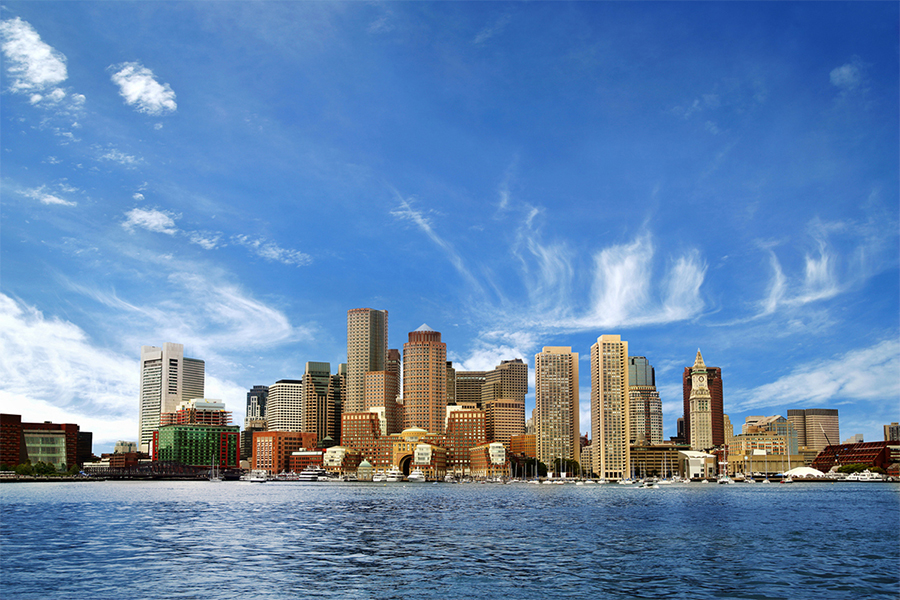
#> input picture Projects/ImgProcessingGUI/images/boston-skyline.jpg, 900 x 600 px
$ python -i adv_img_processing.py   (imports and definitions only)
#> lines starting #> are read from the running program, lines starting #| are printed output that depends on the picture
#!/usr/bin/python
#adv_img_processing.py

'''Holds functions that preform specific advanced tasks related to changing images'''

__version__ = "1.0.0"
__author__ = 'Gregory Chekler'

from PIL import Image
import random

# [106 lines left out: functions edge_detection, draw, frame, not called in this run]

def copies(image_path):
    """takes an image and creates smaller altered copies stacked together

    :param image_path: the original image
    :return: the altered image
    """
#> called with image_path = 'images/boston-skyline.jpg'
    img = Image.open(str(image_path))
#> img is the input picture: PIL image 900x600 RGB; mean R, G, B 99.2, 133.2, 173.9
    width, height = img.size
#> width = 900; height = 600

    #used for greyscale
    avg = 0

    #altered values to create smaller versions
    width = width//2
#> width = 450
    height = height//2
#> height = 300
    img = img.resize((width, height))
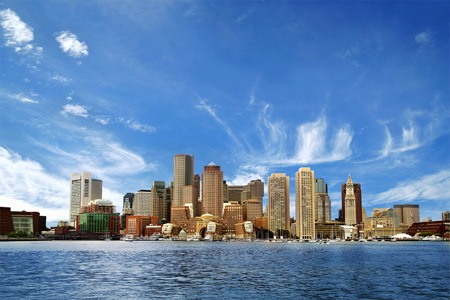
#> img: PIL image 450x300 RGB; mean R, G, B 99.2, 133.2, 173.9

    rgb = img.convert('RGB')

    width = rgb.size[0]
    height = rgb.size[1]

    new_image = Image.new("RGBA", (2*width, 2*height), "blue")
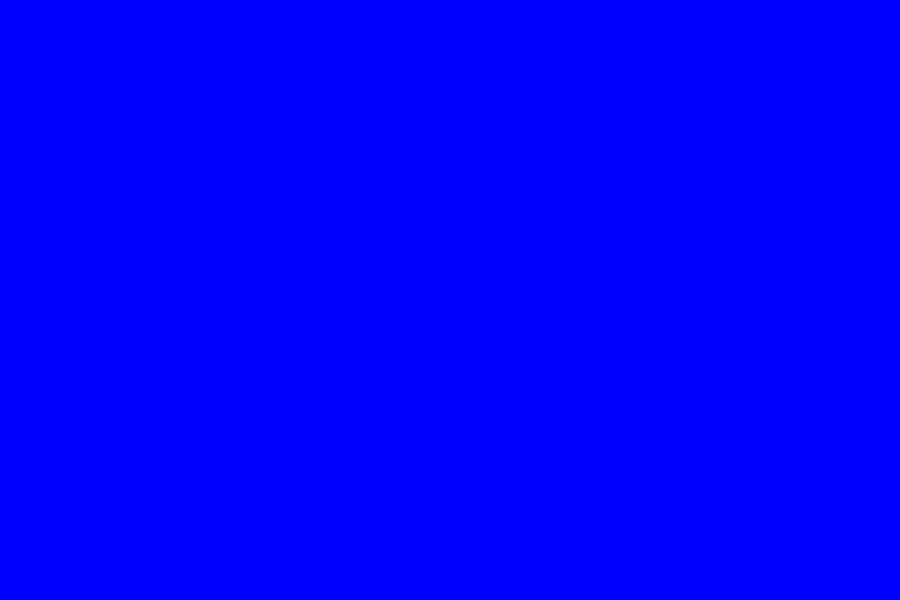
#> new_image: PIL image 900x600 RGBA; mean R, G, B, A 0, 0, 255, 255

    #top left picture
    for col in range(width):
        for row in range(height):
            current_pixel = img.getpixel((col, row))

            red_amt = current_pixel[0]
            green_amt = current_pixel[1]
            blue_amt = current_pixel[2]

            r = red_amt
            g = green_amt
            b = blue_amt

            new_image.putpixel((col, row), (r, g, b))
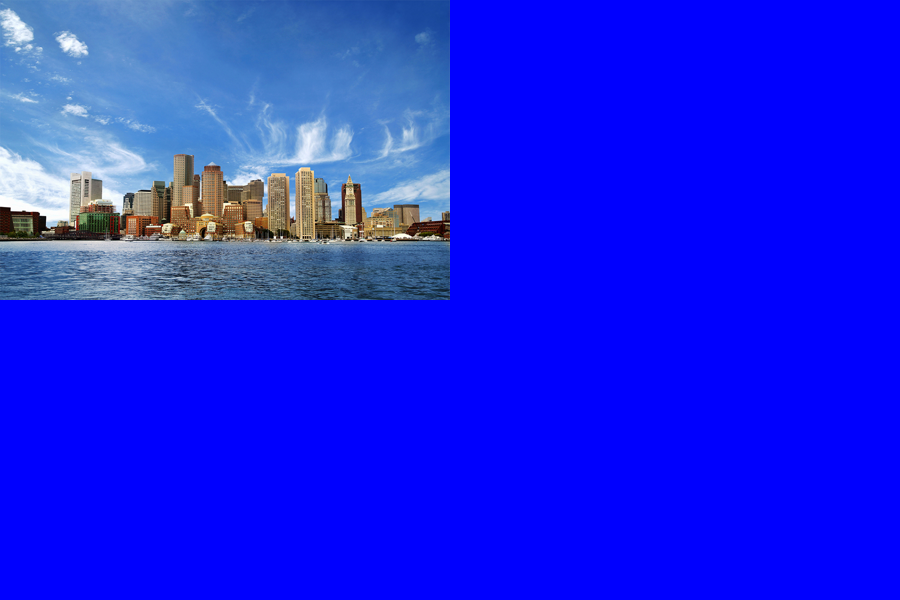
#> new_image: PIL image 900x600 RGBA; mean R, G, B, A 24.8, 33.3, 234.7, 255
    #top right picture
    for col in range(width):
        for row in range(height):
            current_pixel = img.getpixel((col, row))

            red_amt = current_pixel[0]
            green_amt = current_pixel[1]
            blue_amt = current_pixel[2]

            #these are random values that create a nice image
            r = red_amt + 100
            g = green_amt - 55
            b = blue_amt - 135

            new_image.putpixel((col + width, row), (r, g, b))
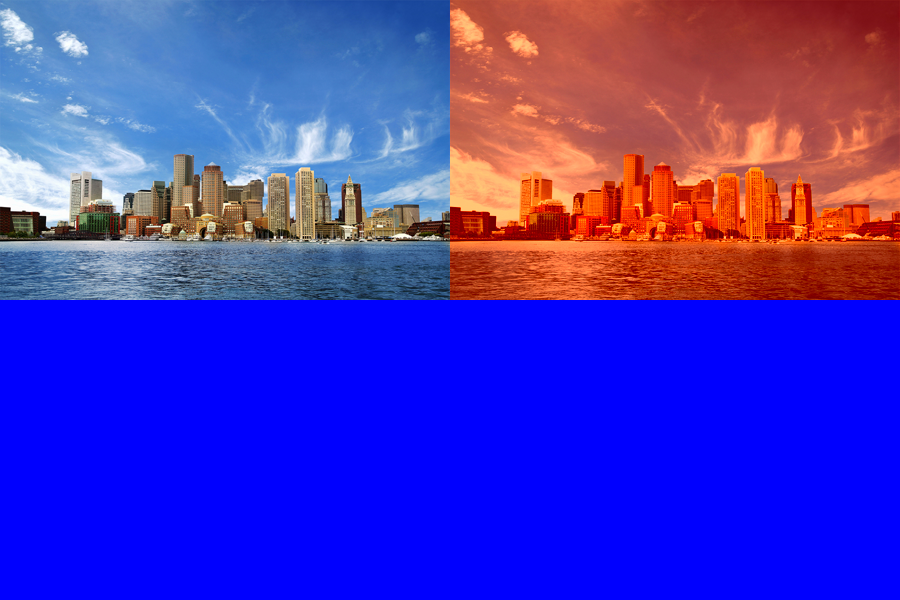
#> new_image: PIL image 900x600 RGBA; mean R, G, B, A 73.3, 53, 183.5, 255

    #bottom left picture
    for col in range(width):
        for row in range(height):
            current_pixel = img.getpixel((col, row))

            red_amt = current_pixel[0]
            green_amt = current_pixel[1]
            blue_amt = current_pixel[2]

            r = red_amt
            g = green_amt
            b = blue_amt
            avg = (r + g + b) // 3  # calculation to get the average value

            new_image.putpixel((col, row + height), (avg, avg, avg))
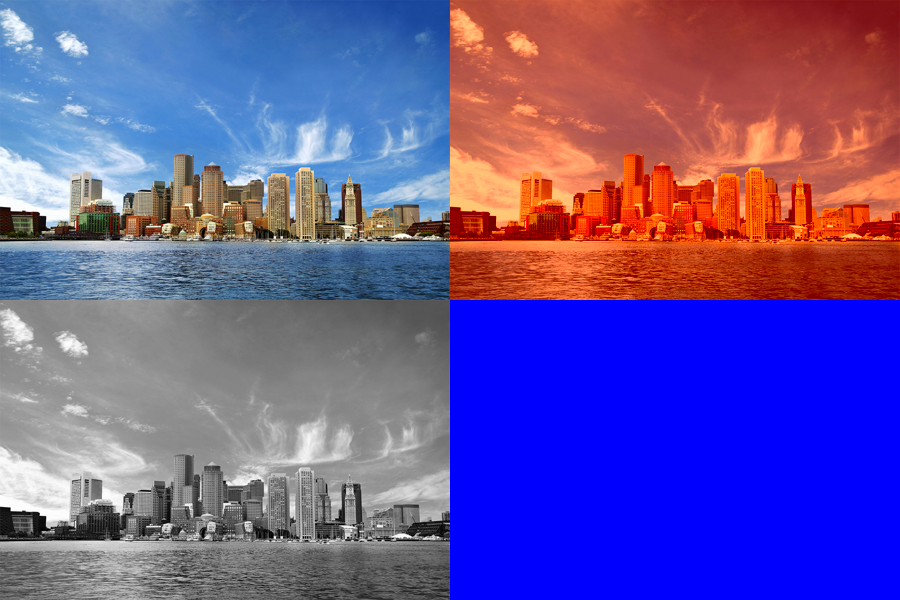
#> new_image: PIL image 900x600 RGBA; mean R, G, B, A 107, 86.8, 153.5, 255
    #bottom right picture
    for col in range(width):
        for row in range(height):
            current_pixel = img.getpixel((col, row))

            red_amt = current_pixel[0]
            green_amt = current_pixel[1]
            blue_amt = current_pixel[2]

            r = red_amt + random.randint(-128, 128) #random number
            g = green_amt + random.randint(-128, 128) #random number
            b = blue_amt + random.randint(-128, 128) #random number

            #it takes the origional length and then substracts
            # the column - 1 in order to get pixel to the opposite side
            new_image.putpixel((width - col - 1 + width, row + height), (r, g, b))
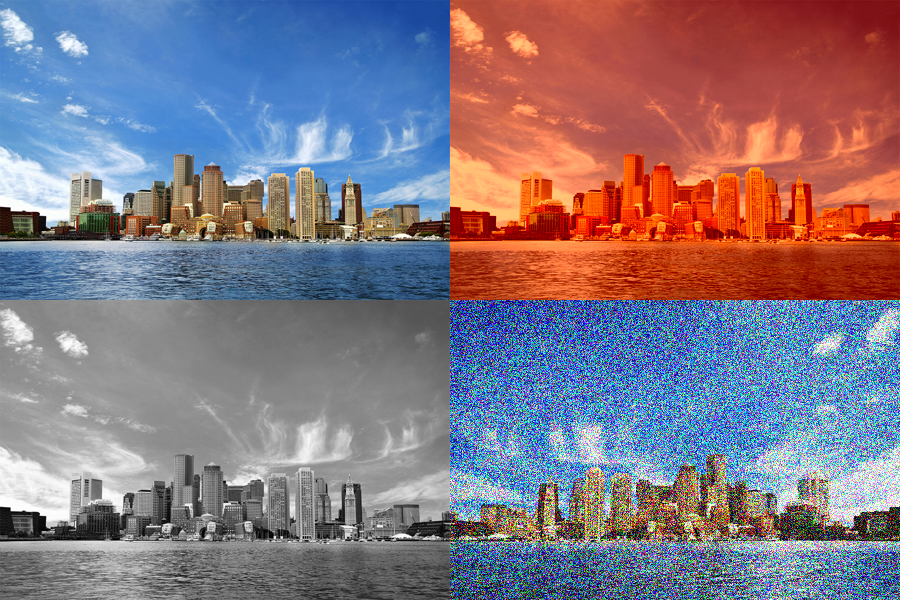
#> new_image: PIL image 900x600 RGBA; mean R, G, B, A 132.7, 119.9, 131.4, 255
    return new_image

# [107 lines left out: functions sepia, motion_blur, not called in this run]

>>> result = copies('images/boston-skyline.jpg')

$ run again, on Projects/ImgProcessingGUI/images/boston.jpg
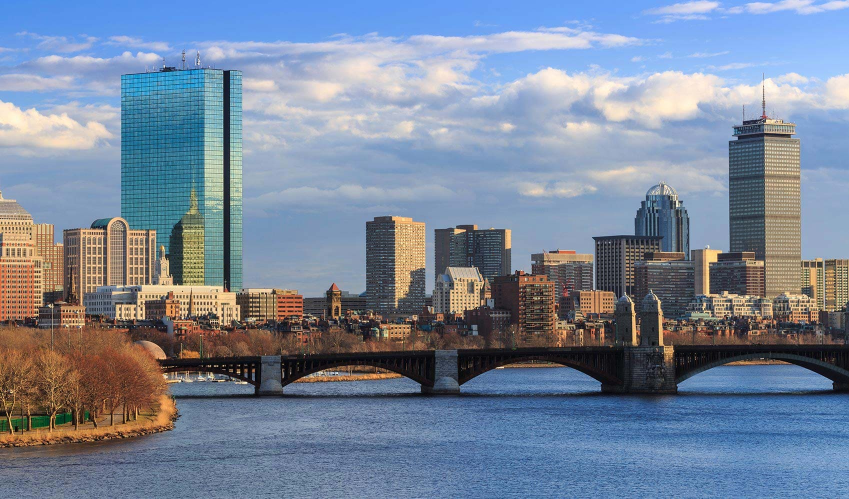
#> input picture Projects/ImgProcessingGUI/images/boston.jpg, 1698 x 998 px (shown at 1/2 size)
#> in copies, img is the input picture: PIL image 1698x998 RGB; mean R, G, B 120.5, 133.7, 153.2
#> img: PIL image 849x499 RGB
#> after the loop in copies, `for col in range(width):`:
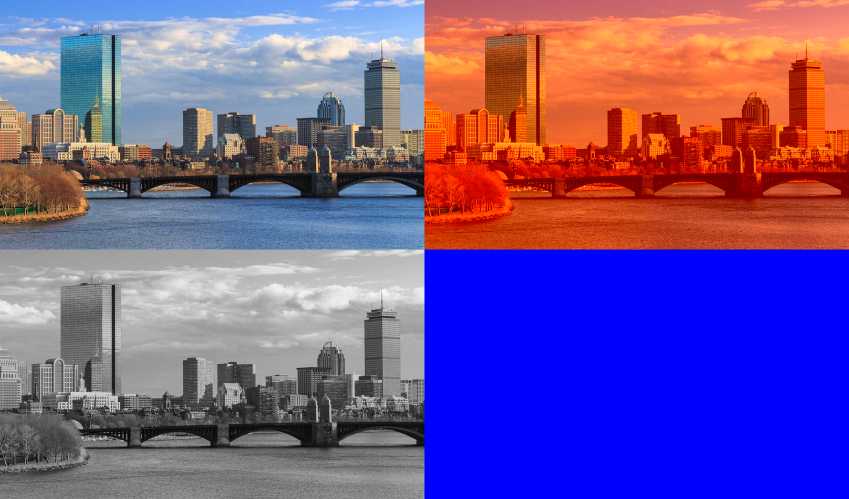
#> new_image: PIL image 1698x998 RGBA (shown at 1/2 size); mean R, G, B, A 117, 87.4, 145.7, 255
#> after the loop in copies, `for col in range(width):`:
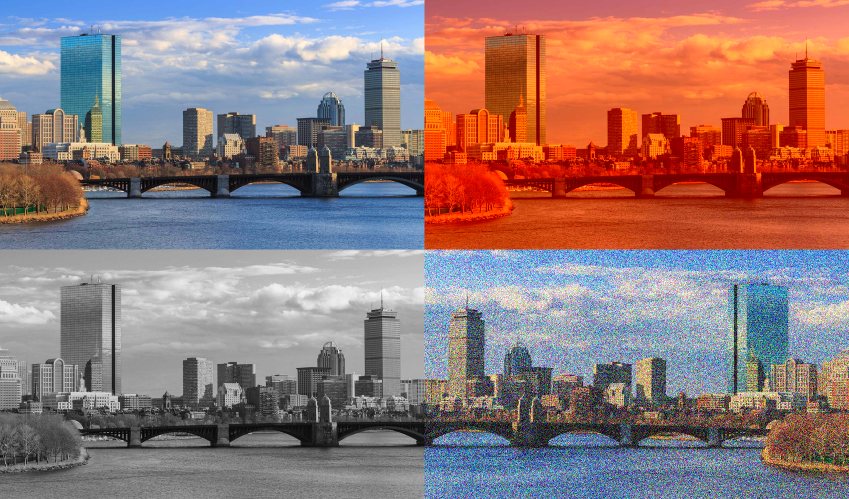
#> new_image: PIL image 1698x998 RGBA (shown at 1/2 size); mean R, G, B, A 147.3, 120.8, 119.1, 255
